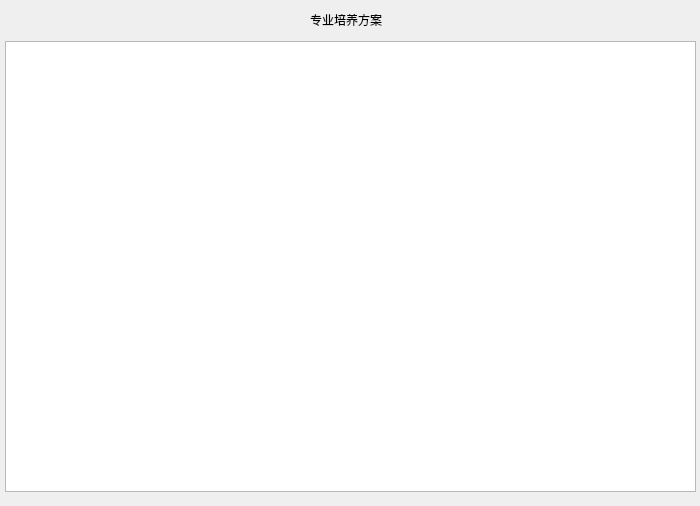
<?xml version="1.0" encoding="UTF-8"?>
<ui version="4.0">
 <class>Dialog</class>
 <widget class="QDialog" name="Dialog">
  <property name="geometry">
   <rect>
    <x>0</x>
    <y>0</y>
    <width>700</width>
    <height>506</height>
   </rect>
  </property>
  <property name="minimumSize">
   <size>
    <width>700</width>
    <height>506</height>
   </size>
  </property>
  <property name="maximumSize">
   <size>
    <width>700</width>
    <height>506</height>
   </size>
  </property>
  <property name="windowTitle">
   <string>Dialog</string>
  </property>
  <widget class="QLabel" name="topPrompt">
   <property name="geometry">
    <rect>
     <x>310</x>
     <y>10</y>
     <width>91</width>
     <height>20</height>
    </rect>
   </property>
   <property name="text">
    <string>专业培养方案</string>
   </property>
  </widget>
  <widget class="QTableWidget" name="showMajorTrainResult">
   <property name="geometry">
    <rect>
     <x>5</x>
     <y>41</y>
     <width>691</width>
     <height>451</height>
    </rect>
   </property>
  </widget>
 </widget>
 <resources/>
 <connections/>
</ui>
